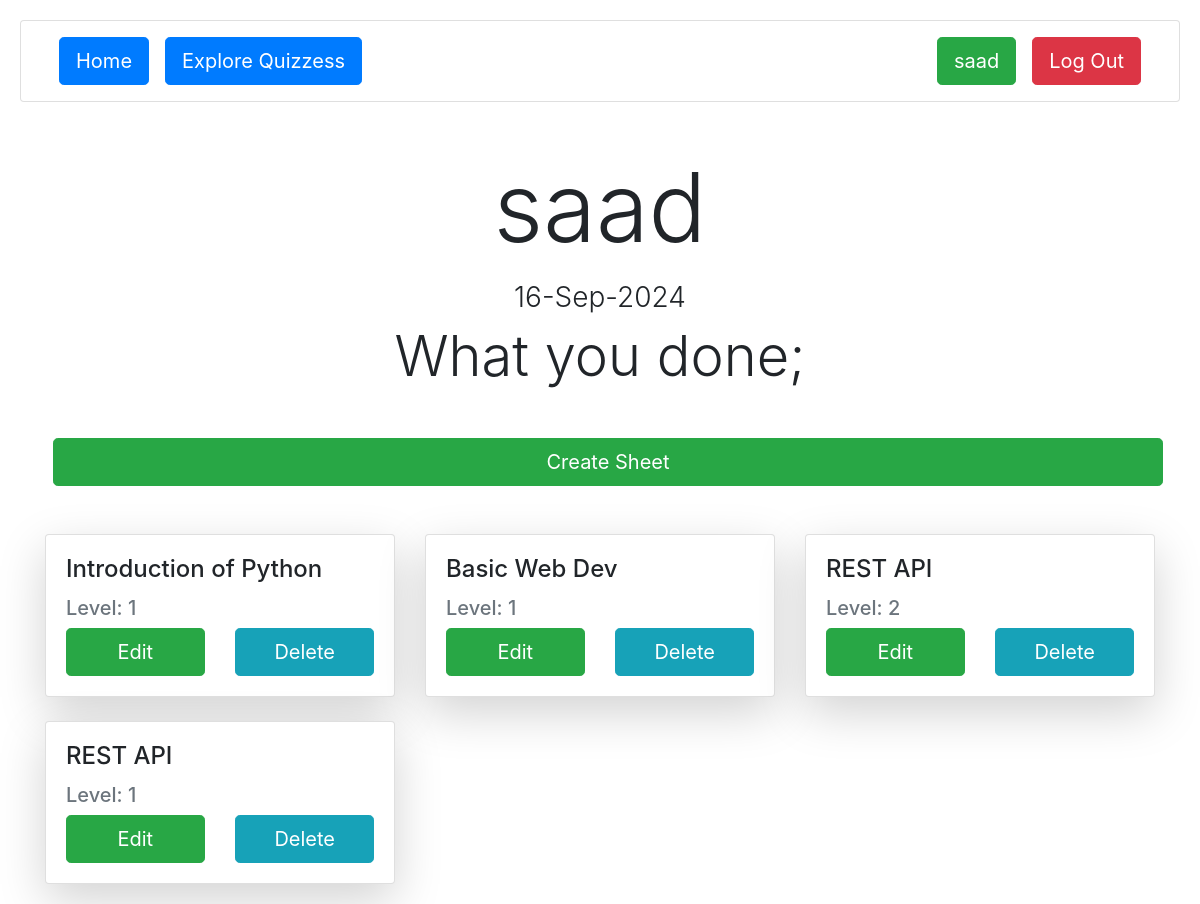
The page /learn/tutor/ (signed in) on the database as committed earlier.
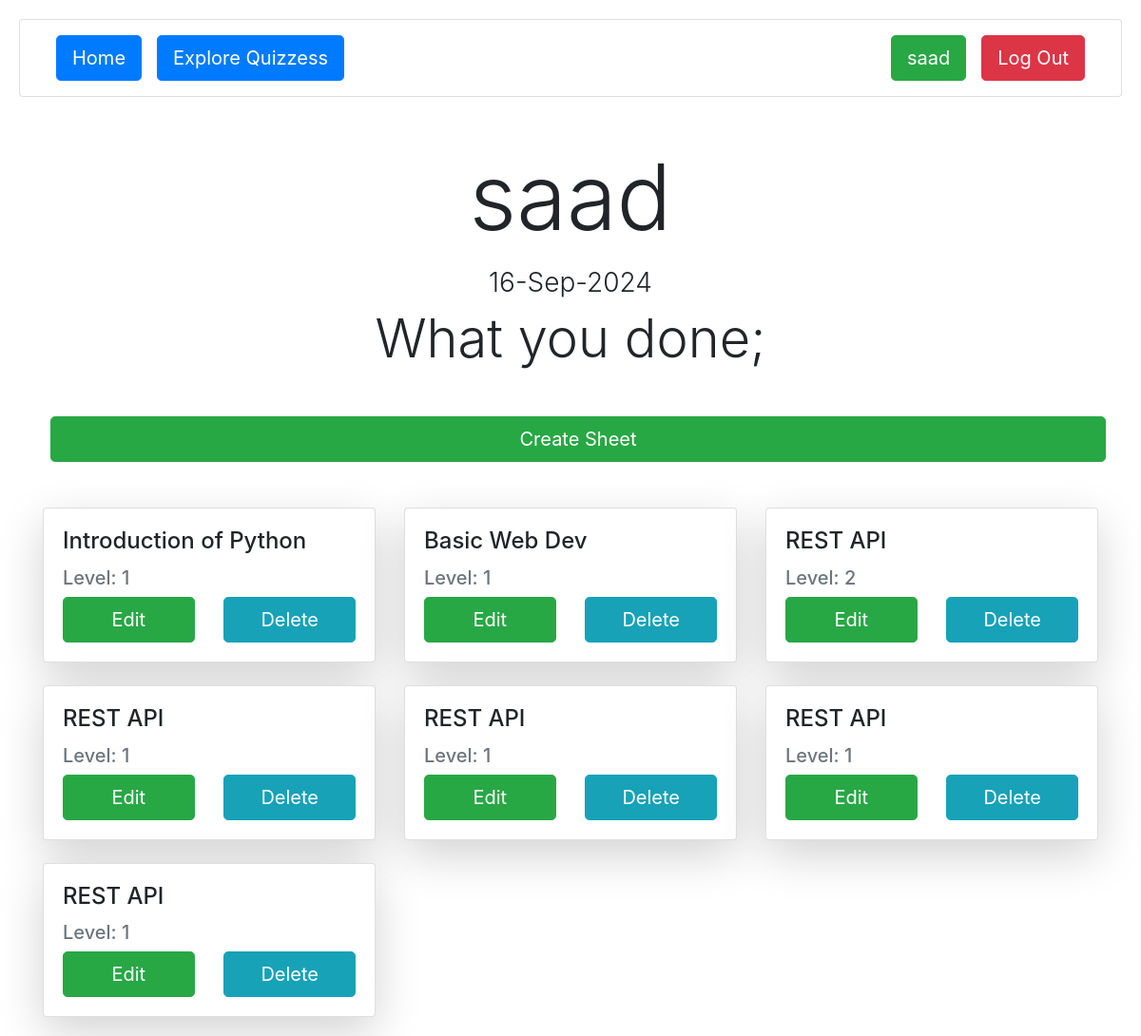
The same page on the database as committed later.
### learn/models.py (models this page shows, shortened)
class QuestionSheet(models.Model):
    title = models.CharField(max_length=200)
    tutor = models.ForeignKey(User, on_delete=models.CASCADE, related_name="tutor")
    l = [
        (1, 1),
        (2, 2),
        (3, 3),
        (4, 4),
        (5, 5)]
    level = models.IntegerField(choices=l, default=1)

### learn/views.py (the view)
# urls.py: path('tutor/', views.tutor_profile, name="tutor"),
@login_required
def tutor_profile(request):
    tutor = User.objects.get(id=request.user.id)
    sheets = QuestionSheet.objects.filter(tutor=tutor.id)
    if not sheets.exists():
        pass
    return render(request, 'tutor.html', {"tutor": tutor, "questions": sheets})

### learn/templates/tutor.html (shortened to what this page needs)
{% extends "layout.html" %}
{% block body %}
    <div class="container mt-5">
        <h1 class="display-1 text-center mb-3">{{ tutor.username}}</h1>
        <h3 class="text-center text-center fw-light">{{ tutor.date_joined|date:"d-M-Y" }}</h3>
        <h2 class="display-4 text-center mb-5">What you done;</h2>
        <a href="{% url 'create_question_sheet' %}"
        class="btn btn-success btn-lg mx-2 mb-5"
        style="
        width: 100%;
        ">Create Sheet</a>
        <div class="row g-4">
            {% for question in questions %}
                <div class="col-12 col-sm-12 col-md-6 col-lg-4">
                    <div class="card h-100 shadow-lg">
                        <div class="card-body">
                            <h4 class="card-title">{{ question.title }}</h4>
                            <h5 class="text-muted mb-2">Level: {{ question.level }}</h5>
                            <div class="edit-delete"
                            style="
                            display: flex;
                            align-items: center;
                            justify-content: space-between;
                            ">
                                <a href="{% url 'edit_sheet' question.id %}" class="btn btn-success btn-lg mt-auto"
                                style="
                                width: 45%;
                                "
                                >Edit</a>
                                <a href="{% url 'delete_sheet' question.id %}" class="btn btn-info btn-lg"
                                style="
                                width: 45%;
                                ">Delete</a>
                            </div>
                        </div>
                    </div>
                </div>
            {% endfor %}
        </div>
    </div>
{% endblock %}

Rows that differ between the two databases and show on the page:
added QuestionSheet: title "REST API", level "1"
added QuestionSheet: title "REST API", level "1"
added QuestionSheet: title "REST API", level "1"
